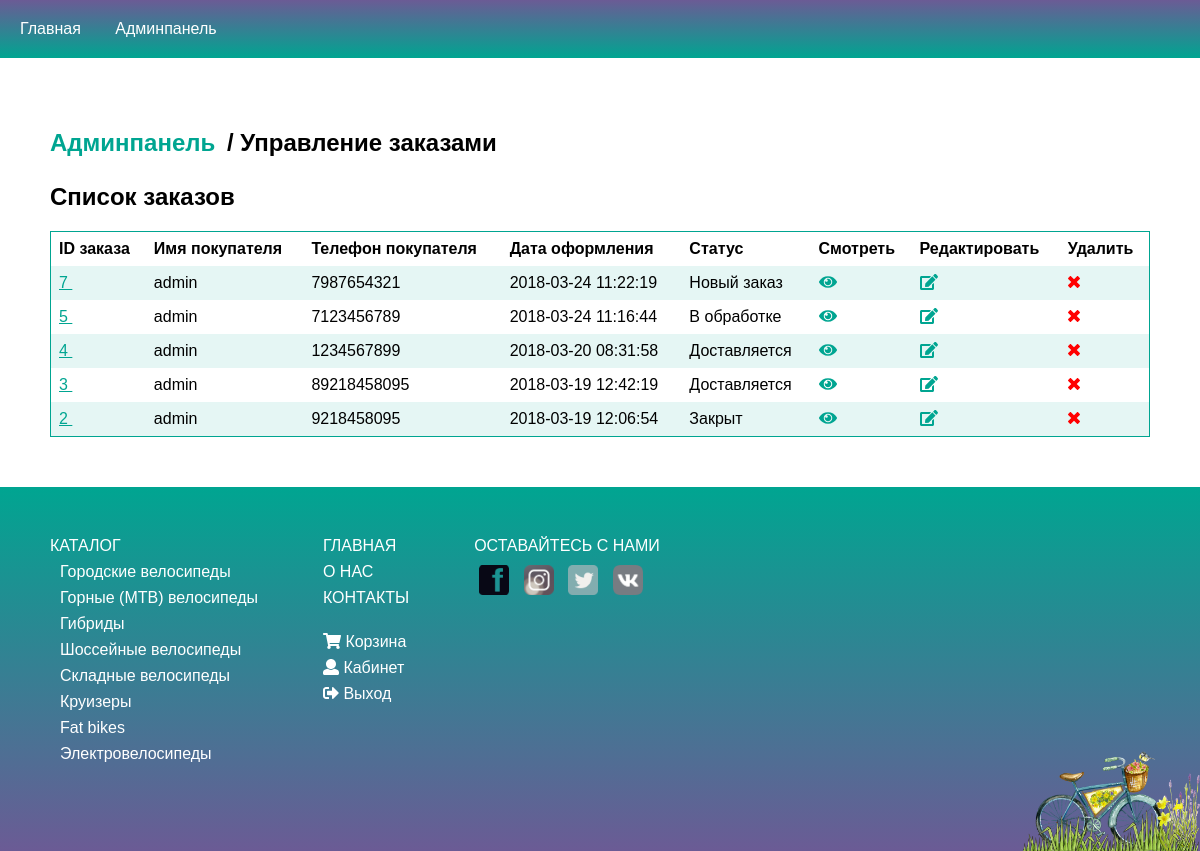
The app's page /admin/order (signed in) with its own data.
### tables this page shows
CREATE TABLE `products_order` (
  `id_order` int(11) NOT NULL,
  `user_name` varchar(255) NOT NULL,
  `user_phone` varchar(255) NOT NULL,
  `user_comment` text NOT NULL,
  `id_user` int(11) DEFAULT NULL,
  `date` timestamp NOT NULL DEFAULT CURRENT_TIMESTAMP,
  `products` text NOT NULL,
  `status` int(11) NOT NULL DEFAULT '1'
);

CREATE TABLE `categories` (
  `id_category` int(11) NOT NULL,
  `name` varchar(255) NOT NULL,
  `sort_order` int(11) NOT NULL DEFAULT '0',
  `status` int(11) NOT NULL DEFAULT '1'
);

### backend/controllers/AdminOrderController.php (called while the page is built, shortened)
<?php
class AdminOrderController extends AdminBase {
    public function indexAction() {
        $ordersList = Order::getOrdersList();
        $data = [
            'ordersList'=>$ordersList
        ];
        $v = new View('admin_order/index.php');
        $v->render($data);
        return true;
    }
}

### core/App.php (called while the page is built, shortened)
<?php
class App {
    private $routes;
    function __construct() {
        $this->routes = include('./config/routes.php');
    }
    private function getURI() {
        if (!empty($_SERVER['REQUEST_URI'])) {
            return trim($_SERVER['REQUEST_URI'], '/');
        }
    }
    public function run() {
        $uri = $this->getURI();
        foreach ($this->routes as $uriPattern => $path) {
            if (preg_match("~$uriPattern~", $uri)) {
                $internalRoute = preg_replace("~$uriPattern~", $path, $uri);
                $segments = explode('/', $internalRoute);
                $controllerName = array_shift($segments) . 'Controller';
                $actionName = array_shift($segments) . 'Action';
                $parameters = $segments;
                $controllerObject = new $controllerName();
                $result = @call_user_func_array(array($controllerObject, $actionName), $parameters);
                if ($result != null) {
                    break;
                }
            }
        }
    }
}

### index.php (called while the page is built, shortened)
<?php
include "./core/Autoloader.php";
$app = new App();
$app->run();

### core/Autoloader.php (called while the page is built, shortened)
<?php
spl_autoload_register(function ($class_name) {
	$directories = [
        'backend/views/',
        'backend/models/',
        'backend/controllers/',
        'core/',
        ];
});

### core/DatabaseHandler.php (called while the page is built, shortened)
<?php
class DatabaseHandler {
    private static $_mHandler;
    private static function GetHandler() {
        if (!isset(self::$_mHandler)) {
            try {
                self::$_mHandler = 	new PDO(PDO_DSN, DB_USERNAME, DB_PASSWORD, array(PDO::ATTR_PERSISTENT));
                self::$_mHandler->setAttribute(PDO::ATTR_ERRMODE, PDO::ERRMODE_EXCEPTION);
            } catch (PDOException $e){
                self::Close();
                trigger_error($e->getMessage(), E_USER_ERROR);
                $app = new App();
                $app->logger->log('db ' . $e->getMessage());
            }
        }
        return self::$_mHandler;
    }
    public static function Execute($sqlQuery, $params = null) {
        try {
            $database_handler = self::GetHandler();
            $statement_handler = $database_handler->prepare($sqlQuery);
            return $statement_handler->execute($params);
        } catch(PDOException $e) {
            self::Close();
            trigger_error($e->getMessage(), E_USER_ERROR);
            $app = new App();
            $app->logger->log('db ' . $e->getMessage());
        }
    }
    public static function GetAll($sqlQuery, $params = null, $fetchStyle = PDO::FETCH_ASSOC) {
        $result = null;
        try {
            $database_handler = self::GetHandler();
            self::Execute("set character_set_results='utf8'");
            $statement_handler = $database_handler->prepare($sqlQuery);
            $statement_handler->execute($params);
            $result = $statement_handler->fetchAll($fetchStyle);
        } catch(PDOException $e) {
            self::Close();
            trigger_error($e->getMessage(), E_USER_ERROR);
            $app = new App();
            $app->logger->log('db ' . $e->getMessage());
        }
        return $result;
    }
}
?>

### backend/models/Order.php (called while the page is built, shortened)
<?php
class Order {
    public static function getOrdersList() {
        $query = "SELECT id_order, user_name, user_phone, date, status FROM products_order ORDER BY id_order DESC";
        $ordersList = DatabaseHandler::GetAll($query);
        return $ordersList;
    }
    public static function getStatusText($status) {
        switch ($status) {
            case '1':
                return 'Новый заказ';
                break;
            case '2':
                return 'В обработке';
                break;
            case '3':
                return 'Доставляется';
                break;
            case '4':
                return 'Закрыт';
                break;
        }
    }
}

### backend/models/Category.php (called while the page is built, shortened)
<?php
class Category {
    public static function getCategoriesList() {
        $query = "SELECT id_category, name
                FROM categories
                WHERE status = 1 ORDER BY sort_order, name ASC";
        $categories = DatabaseHandler::GetAll($query);
        return $categories;
    }
}

### backend/models/User.php (called while the page is built, shortened)
<?php
class User {
    public static function isGuest() {
        if (isset($_SESSION['user'])) {
            return false;
        }
        return true;
    }
}

### assets/tpl/admin_order/index.php (the view)
<?php include './assets/tpl/layouts/header_adm.php'; ?>
<div class="cabinet pb0">
    <h2 id="breadcrumb"><a href="/admin">Админпанель</a> / Управление заказами</h2>
</div>
<div class="admin pad-50 pt0">
    <h2>Список заказов</h2>
<div class="table-container">
           <table>
        <tr>
            <th>ID заказа</th>
            <th>Имя покупателя</th>
            <th>Телефон покупателя</th>
            <th>Дата оформления</th>
            <th>Статус</th>
            <th>Смотреть</th>
            <th>Редактировать</th>
            <th>Удалить</th>
        </tr>
        <?php foreach ($ordersList as $order): ?>
        <tr>
            <td>
                <a class="look" href="/admin/order/view/<?= $order['id_order']; ?>">
                    <?= $order['id_order']; ?> <span><i class="fa fa-eye"></i></span>
                </a>
            </td>
            <td>
                <?= $order['user_name']; ?>
            </td>
            <td>
                <?= $order['user_phone']; ?>
            </td>
            <td>
                <?= $order['date']; ?>
            </td>
            <td>
                <?= Order::getStatusText($order['status']); ?>
            </td>
            <td><a href="/admin/order/view/<?= $order['id_order']; ?>" title="Смотреть" class="edit"><i class="fa fa-eye"></i></a></td>
            <td><a href="/admin/order/update/<?= $order['id_order']; ?>" title="Редактировать" class="edit"><i class="fa fa-edit"></i></a></td>
            <td><a href="/admin/order/delete/<?= $order['id_order']; ?>" title="Удалить" class="del"><i class="fa fa-times"></i></a></td>
        </tr>
        <?php endforeach; ?>
    </table>
    </div>
</div>
<?php include './assets/tpl/layouts/footer.php'; ?>

### assets/tpl/layouts/footer.php (shortened to what this page needs)
<footer>
    <div class="mgb30">
        <ul>
            <p class="mgb"><a href="/catalog/">Каталог <i class="fa fa-caret-right"></i></a></p>
            <?php $categories = Category::getCategoriesList();
                        foreach ($categories as $category): ?>
            <li class="mgb">
                <a href="/category/<?= $category['id_category']; ?>">
                    <?= $category['name']; ?>
                </a>
            </li>
            <?php endforeach; ?>
        </ul>
    </div>
    <div class="mgb30">
        <p class="mgb"><a href="/">Главная <i class="fa fa-caret-right"></i></a></p>
        <p class="mgb"><a href="/about/">О нас <i class="fa fa-caret-right"></i></a></p>
        <p class="mgb"><a href="/contacts/">Контакты <i class="fa fa-caret-right"></i></a></p>
        <br class="mgb" />
        <div class="mgb"><a href="/basket/"><i class="fa fa-shopping-cart"></i> Корзина <i class="fa fa-caret-right"></i></a></div>
        <?php if (User::isGuest()): ?>
        <div class="mgb"><a href="/user/login/"><i class="fa fa-sign-in-alt"></i> Вход <i class="fa fa-caret-right"></i></a></div>
        <div class="mgb"><a href="/user/register/"><i class="fa fa-id-card"></i> Регистрация <i class="fa fa-caret-right"></i></a></div>
        <?php else: ?>
        <div class="mgb"><a href="/cabinet/"><i class="fa fa-user"></i> Кабинет <i class="fa fa-caret-right"></i></a><br /></div>
        <div class="mgb"><a href="/user/logout/"><i class="fa fa-sign-out-alt"></i> Выход <i class="fa fa-caret-right"></i></a></div>
        <?php endif; ?>
    </div>
    <div class="social mgb">
        <p>Оставайтесь с нами</p>
        <a href="#facebook"><img src="/assets/img/front-images/facebook-667456_640.png" alt="facebook" /></a>
        <a href="#instagram"><img src="/assets/img/front-images/insta.png" alt="instagram" /></a>
        <a href="#twitter"><img src="/assets/img/front-images/twitter.png" alt="twitter" /></a>
        <a href="#vk"><img src="/assets/img/front-images/vk.png" alt="vk" /></a>
    </div>
    <img src="/assets/img/front-images/vintage-937960_640.png" alt="bikeshop" />
</footer>
</body>
</html>

### assets/css/style.css (style rules this page uses)
header, section, footer, aside, nav, main, article, figure { display: block; }
body { margin: 0; font-family: 'Montserrat', sans-serif; }
footer { font-size: 16px; padding: 50px; background: linear-gradient(to bottom, #00a591 0%, #6b5b95 100%); position: relative; color: white; }
footer .mgb { margin-bottom: 8px; }
footer .mgb30 { margin-bottom: 30px; }
footer a:link, footer a:visited { color: white; text-decoration: none; }
footer > img { position: absolute; right: 0; bottom: 0; height: 100px; }
footer > div:not(last-child) { margin-right: 50px; }
footer ul, footer p { text-transform: uppercase; margin: 0; padding: 0; }
footer li { list-style-type: none; padding-left: 10px; text-transform: none; }
footer > div { margin-top: 30px; margin-bottom: 10px; display: inline-block; margin-top: 0; vertical-align: top; }
.social img { width: 30px; -webkit-filter: grayscale(90%); filter: grayscale(90%); }
.social p { margin-bottom: 10px; }
.social a { padding: 5px; }
.contacts, .login, .register, .cabinet { padding: 50px; }
.contacts h2, .login h2, .register h2, .cabinet h2 { color: #00a591; }
.cabinet a:link, .cabinet a:visited, .login a:link, .login a:visited { width: 250px; height: 30px; line-height: 30px; border: 1px solid #00a591; color: #00a591; display: block; border-radius: 15px; margin-bottom: 5px; text-decoration: none; padding-left: 15px; padding-right: 5px; }
#breadcrumb { color: black; }
.cabinet h2#breadcrumb a:link, .cabinet h2#breadcrumb a:visited { color: #00a591; width: auto; display: inline-block; background-color: transparent; border: none; padding-left: 0; }
table { border-collapse: collapse; border-spacing: 0; width: 100%; border: 1px solid #00a591; }
th, td { text-align: left; padding: 8px; }
tr:nth-child(even) { background-color: rgba(0, 165, 145, 0.1); }
.table-container { overflow-x: auto; }
.pad-50 { padding: 50px; }
.pb0 { padding-bottom: 0; }
.pt0 { padding-top: 0; }
.admin .del:link, .admin .del:visited { color: red; text-align: center; }
.admin .edit:link, .admin .edit:visited { color: #00a591; text-align: center; }
.admin table a:link, .admin table a:visited { color: #00a591; }

### records on screen
products_order: id_order "7", user_name "admin", user_phone "7987654321", date "2018-03-24 11:22:19", status "Новый заказ"
products_order: id_order "5", user_name "admin", user_phone "7123456789", date "2018-03-24 11:16:44", status "В обработке"
products_order: id_order "4", user_name "admin", user_phone "1234567899", date "2018-03-20 08:31:58", status "Доставляется"
products_order: id_order "3", user_name "admin", user_phone "89218458095", date "2018-03-19 12:42:19", status "Доставляется"
products_order: id_order "2", user_name "admin", user_phone "9218458095", date "2018-03-19 12:06:54", status "Закрыт"
categories: name "Городские велосипеды"
categories: name "Горные (MTB) велосипеды"
categories: name "Гибриды"
categories: name "Шоссейные велосипеды"
categories: name "Складные велосипеды"
categories: name "Круизеры"
categories: name "Fat bikes"
categories: name "Электровелосипеды"
